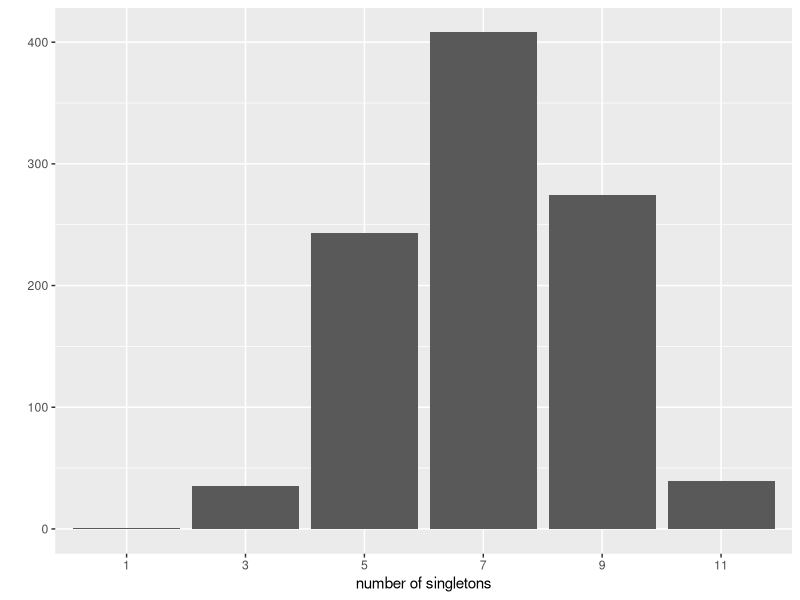
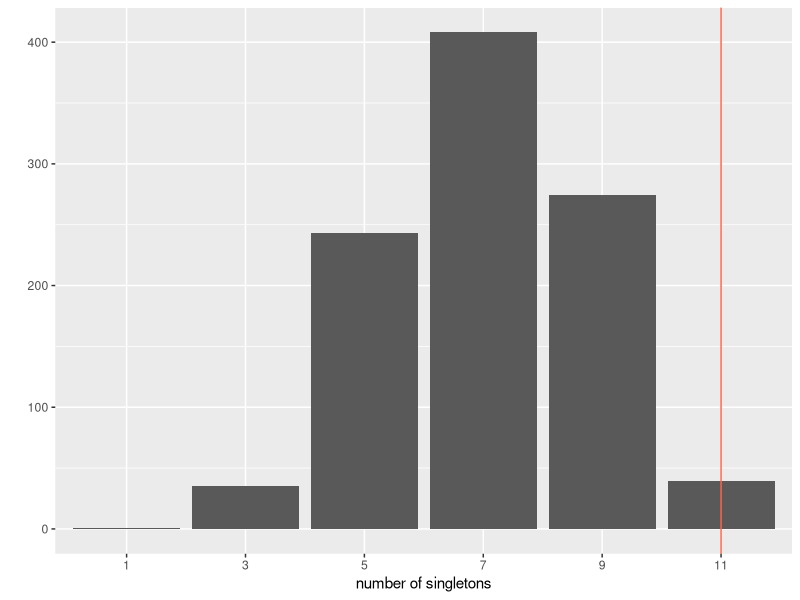
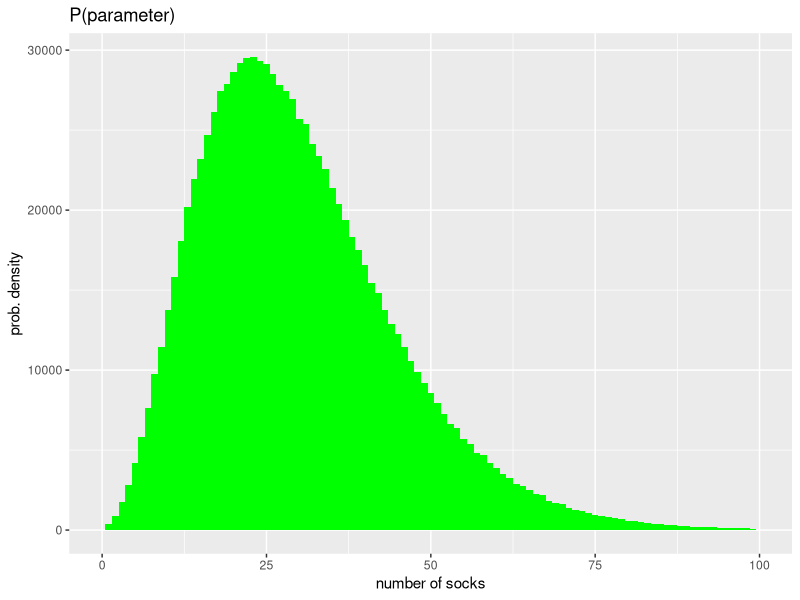
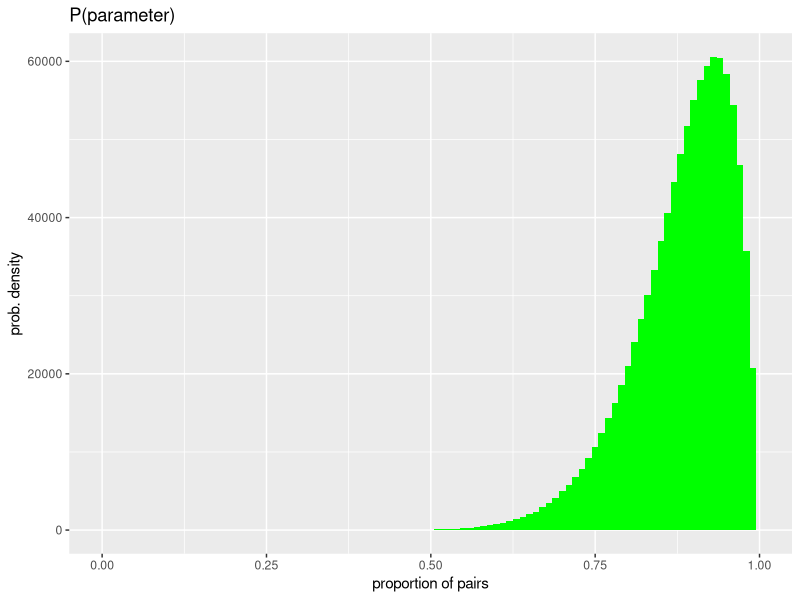
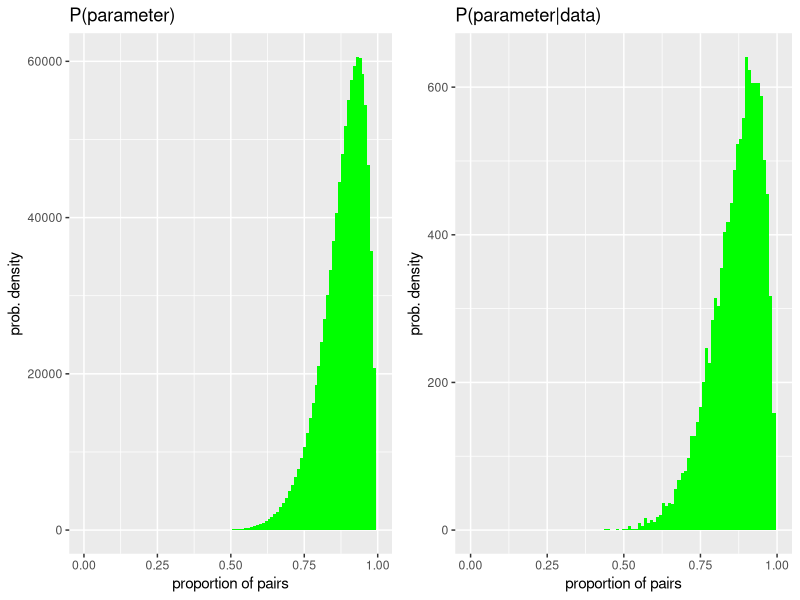
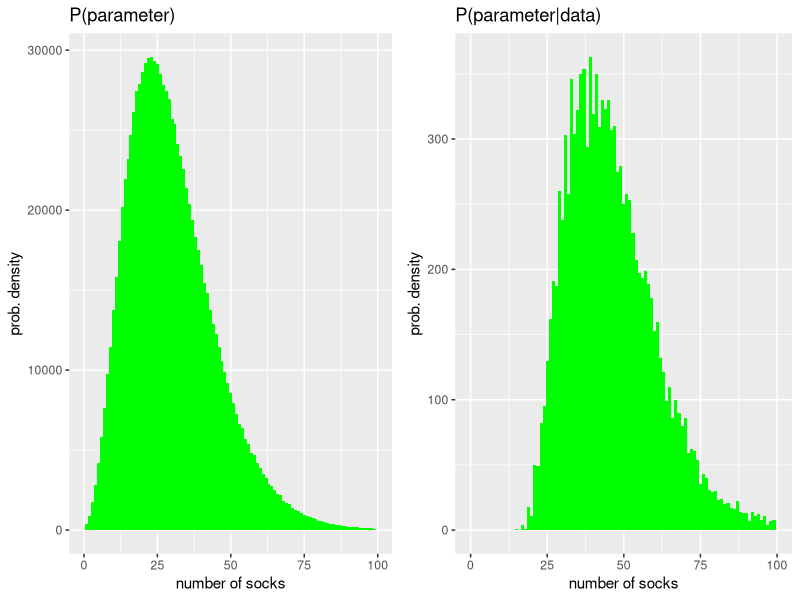
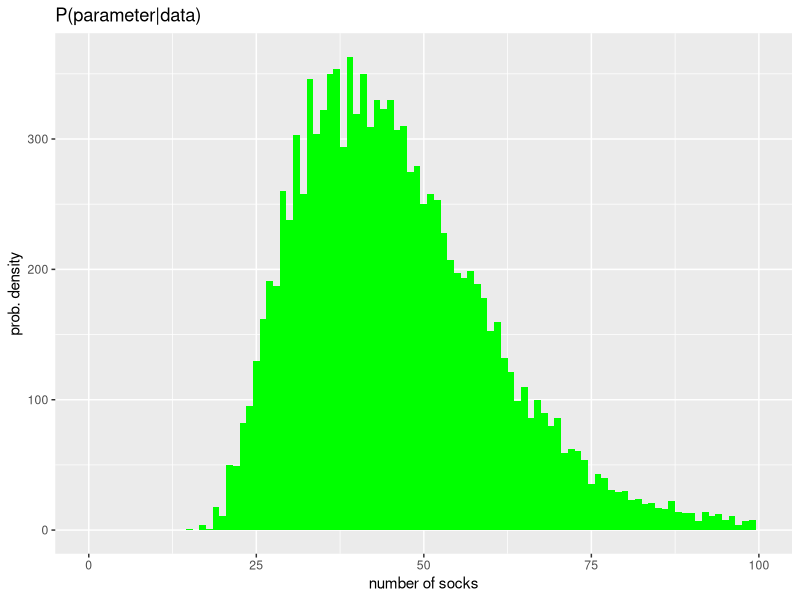
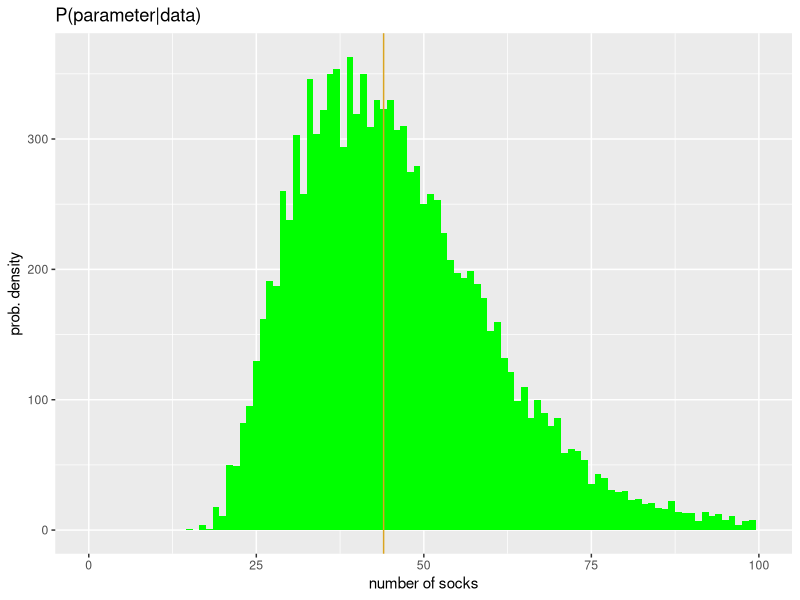

Source code (R) for these figures, in order:
## ---- chunk 1
library(knitr)
options(digits=3)
knitr::opts_chunk$set(echo = TRUE, fig.align = "center")
library(dplyr)
library(ggplot2)
## ---- chunk 2
sock_pairs <- c("A", "B", "C", "D", "E", "F", "G", "H", "I", "J", "K")
sock_singles <- c("l", "m", "n", "o", "p")
socks <- c(rep(sock_pairs, each = 2), sock_singles)
socks
## ---- chunk 3
picked_socks <- sample(socks, size = 11, replace = FALSE)
picked_socks
sock_counts <- table(picked_socks)
sock_counts
n_singles <- sum(sock_counts == 1)
n_singles
## ---- chunk 4
pick_socks <- function(N_pairs, N_singles, N_pick) {
  N_sock_types <- N_pairs + N_singles
  socks <- rep(1:N_sock_types, rep( 2:1, c(N_pairs, N_singles) ))
  picked_socks <- sample(socks, 11)
  sock_counts <- table(picked_socks)
  n_singles <- sum(sock_counts == 1)
  n_singles
}
set.seed(200)
## ---- chunk 5
pick_socks(N_pairs = 9, N_singles = 5, N_pick = 11)
pick_socks(9, 5, 11)
pick_socks(9, 5, 11)
## ---- chunk 6
sim_singles <- rep(0, 1000)

for (i in 1:1000) {
  sim_singles[i] <- pick_socks(9, 5, 11)
}

qplot(as.factor(sim_singles), geom = "bar", xlab = "number of singletons")
## ---- chunk 7
qplot(as.factor(sim_singles), geom = "bar", xlab = "number of singletons") +
  geom_vline(xintercept = 6, col = "tomato")
## ---- chunk 8
table(sim_singles)
table(sim_singles)[6]/1000
## ---- chunk 9
pval <- table(sim_singles)[6]/1000
## ---- chunk 10
x <- rnbinom(1e6, mu = 30, size = -30^2 / (30 - 15^2))
(prior_n <- qplot(x, geom = "histogram", xlab = "number of socks", binwidth = 1, xlim = c(0, 100),
      fill = I("green"), ylab = "prob. density", main = "P(parameter)"))
## ---- chunk 11
y <- rbeta(1e6, shape1 = 15, shape2 = 2)
(prior_p <- qplot(y, geom = "histogram", xlab = "proportion of pairs", binwidth = .01, xlim = c(0, 1),
      fill = I("green"), ylab = "prob. density", main = "P(parameter)"))
## ---- chunk 12
sock_sim <- t(replicate(100000, {
  n_socks <- rnbinom(1, mu = 30, size = -30^2 / (30 - 15^2) )
  prop_pairs <- rbeta(1, shape1 = 15, shape2 = 2)
  n_pairs <- round(floor(n_socks / 2) * prop_pairs)
  n_odd <- n_socks - n_pairs * 2
  n_sock_types <- n_pairs + n_odd
  socks <- rep(seq_len(n_sock_types), rep( 2:1, c(n_pairs, n_odd) ))
  picked_socks <- sample(socks, size =  min(11, n_socks))
  sock_counts <- table(picked_socks)
  c(unique = sum(sock_counts == 1), pairs = sum(sock_counts == 2),
    n_socks = n_socks, prop_pairs = prop_pairs)
}))
sock_sim <- as.data.frame(sock_sim)
post_samples <- sock_sim %>%
  filter(unique == 11, pairs == 0)
## ---- chunk 13
head(sock_sim)
sock_sim %>%
  filter(unique == 11, pairs == 0) %>%
  head()
## ---- chunk 14
multiplot <- function(..., plotlist=NULL, file, cols=1, layout=NULL) {
  library(grid)

  # Make a list from the ... arguments and plotlist
  plots <- c(list(...), plotlist)

  numPlots = length(plots)

  # If layout is NULL, then use 'cols' to determine layout
  if (is.null(layout)) {
    # Make the panel
    # ncol: Number of columns of plots
    # nrow: Number of rows needed, calculated from # of cols
    layout <- matrix(seq(1, cols * ceiling(numPlots/cols)),
                    ncol = cols, nrow = ceiling(numPlots/cols))
  }

 if (numPlots==1) {
    print(plots[[1]])

  } else {
    # Set up the page
    grid.newpage()
    pushViewport(viewport(layout = grid.layout(nrow(layout), ncol(layout))))

    # Make each plot, in the correct location
    for (i in 1:numPlots) {
      # Get the i,j matrix positions of the regions that contain this subplot
      matchidx <- as.data.frame(which(layout == i, arr.ind = TRUE))

      print(plots[[i]], vp = viewport(layout.pos.row = matchidx$row,
                                      layout.pos.col = matchidx$col))
    }
  }
}
## ---- chunk 15
post_p <- qplot(prop_pairs, data = post_samples, geom = "histogram", 
                xlab = "proportion of pairs", binwidth = .01, xlim = c(0, 1),
                fill = I("green"), ylab = "prob. density", main = "P(parameter|data)")
multiplot(prior_p, post_p, layout = matrix(1:2, ncol = 2, byrow = TRUE))
## ---- chunk 16
post_n <- qplot(n_socks, data = post_samples, geom = "histogram", 
                xlab = "number of socks", binwidth = 1, xlim = c(0, 100),
                fill = I("green"), ylab = "prob. density", main = "P(parameter|data)")
multiplot(prior_n, post_n, layout = matrix(1:2, ncol = 2, byrow = TRUE))
## ---- chunk 17
post_n
## ---- chunk 18
qplot(n_socks, data = post_samples, geom = "histogram", 
                xlab = "number of socks", binwidth = 1, xlim = c(0, 100),
                fill = I("green"), ylab = "prob. density", main = "P(parameter|data)") +
  geom_vline(xintercept = median(post_samples$n_socks), col = "goldenrod")
